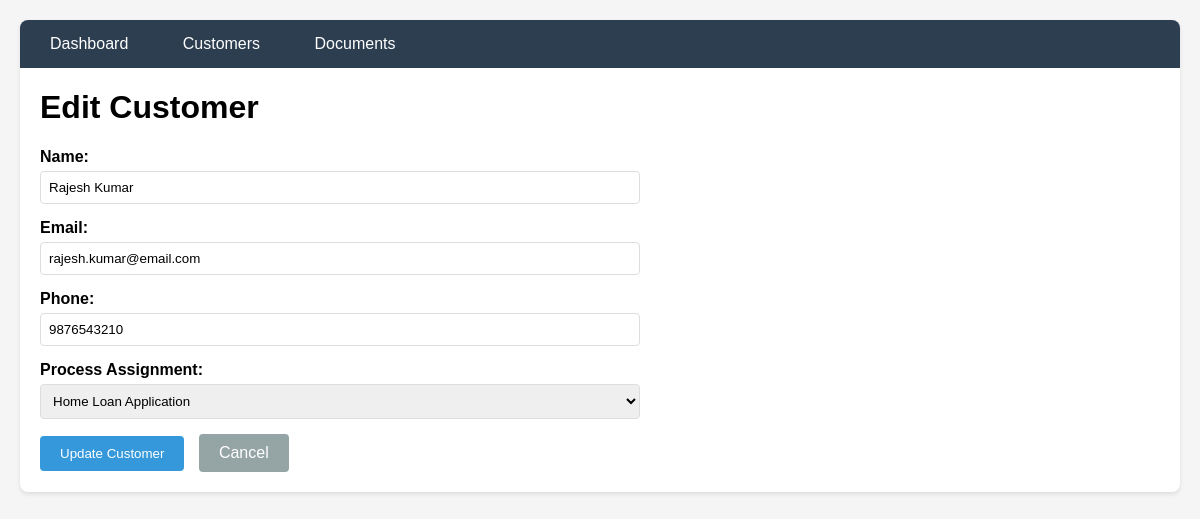
/edit_customer/1, run on the app's committed database.
### tables this page shows
CREATE TABLE customers (
    id INTEGER PRIMARY KEY AUTOINCREMENT,
    name VARCHAR(100) NOT NULL,
    email VARCHAR(150) NOT NULL UNIQUE,
    phone VARCHAR(15) NOT NULL,
    registration_date TIMESTAMP DEFAULT CURRENT_TIMESTAMP
);

CREATE TABLE process_assignments (
    id INTEGER PRIMARY KEY AUTOINCREMENT,
    customer_id INTEGER NOT NULL,
    process_id INTEGER NOT NULL,
    assignment_date TIMESTAMP DEFAULT CURRENT_TIMESTAMP,
    status VARCHAR(20) DEFAULT 'pending' CHECK (status IN ('pending', 'completed')),
    completion_percentage INTEGER DEFAULT 0 CHECK (completion_percentage >= 0 AND completion_percentage <= 100),
    FOREIGN KEY (customer_id) REFERENCES customers(id),
    FOREIGN KEY (process_id) REFERENCES processes(id),
    UNIQUE(customer_id, process_id)
);

CREATE TABLE processes (
    id INTEGER PRIMARY KEY AUTOINCREMENT,
    name VARCHAR(100) NOT NULL,
    description TEXT,
    status VARCHAR(20) DEFAULT 'active' CHECK (status IN ('active', 'inactive')),
    created_at TIMESTAMP DEFAULT CURRENT_TIMESTAMP
);

### application/app.py (the view)
@app.route('/edit_customer/<int:customer_id>')
def edit_customer(customer_id):
    conn = get_db_connection()
    try:
        customer = conn.execute('SELECT * FROM customers WHERE id = ?', (customer_id,)).fetchone()
        processes = conn.execute('SELECT * FROM processes WHERE status = "active"').fetchall()
        current_assignment = conn.execute('''
            SELECT pa.process_id
            FROM process_assignments pa
            WHERE pa.customer_id = ?
        ''', (customer_id,)).fetchone()
        if not customer:
            flash('Customer not found!', 'error')
            return redirect(url_for('customers'))
        return render_template('edit_customer.html',
                             customer=customer,
                             processes=processes,
                             current_assignment=current_assignment)
    except Exception as e:
        flash(f'Error loading customer: {str(e)}', 'error')
        return redirect(url_for('customers'))
    finally:
        conn.close()

### application/app.py (called while the page is built)
def get_db_connection():
    conn = sqlite3.connect(DATABASE)
    conn.row_factory = sqlite3.Row
    return conn

### application/templates/edit_customer.html (shortened to what this page needs)
{% extends "base.html" %}
{% block content %}
<h1>Edit Customer</h1>
<div style="max-width: 600px;">
    <form method="POST" action="{{ url_for('update_customer', customer_id=customer.id) }}">
        <div class="form-group">
            <label for="name">Name:</label>
            <input type="text" id="name" name="name" value="{{ customer.name }}" required>
        </div>
        <div class="form-group">
            <label for="email">Email:</label>
            <input type="email" id="email" name="email" value="{{ customer.email }}" required>
        </div>
        <div class="form-group">
            <label for="phone">Phone:</label>
            <input type="tel" id="phone" name="phone" value="{{ customer.phone }}" required>
        </div>
        <div class="form-group">
            <label for="process_id">Process Assignment:</label>
            <select id="process_id" name="process_id">
                {% for process in processes %}
                <option value="{{ process.id }}"
                        {% if current_assignment and current_assignment.process_id == process.id %}selected{% endif %}>
                    {{ process.name }}
                </option>
                {% endfor %}
            </select>
        </div>
        <button type="submit">Update Customer</button>
        <a href="{{ url_for('customers') }}"
           style="display: inline-block; padding: 10px 20px; background: #95a5a6; color: white; text-decoration: none; border-radius: 4px; margin-left: 10px;">
           Cancel
        </a>
    </form>
</div>
{% endblock %}

### application/templates/base.html (style rules this page uses)
body { font-family: Arial, sans-serif; margin: 0; padding: 20px; background: #f5f5f5; }
.form-group { margin-bottom: 15px; }
label { display: block; margin-bottom: 5px; font-weight: bold; }
input, select, textarea { width: 100%; padding: 8px; border: 1px solid #ddd; border-radius: 4px; box-sizing: border-box; }
button { background: #3498db; color: white; padding: 10px 20px; border: none; border-radius: 4px; cursor: pointer; }

### data on the page
customers: name "Rajesh Kumar", email "rajesh.kumar@email.com", phone "9876543210"
process_assignments: process_id "Home Loan Application"
